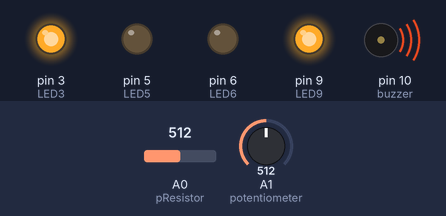
Bench run of a sketch on a simulated Arduino Uno, built with avr-gcc and run on an emulated ATmega328P. Shown: output pins drawn as LEDs (lit = HIGH), buzzer (waves = sounding). The test bench sets the inputs (shaded band); at power-on: A0 (pResistor) = 512, A1 (potentiometer) = 512.

Above: at 1.2 s.
1.3 s: A0 (pResistor) set to 608
2.8 s: A0 (pResistor) set to 633
At 3.8 s:
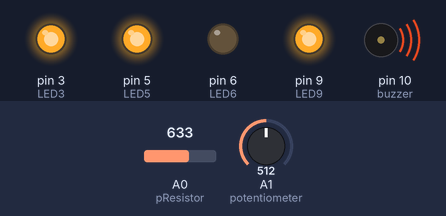
4.3 s: A0 (pResistor) set to 808
5.8 s: A0 (pResistor) set to 837
At 6.1 s:
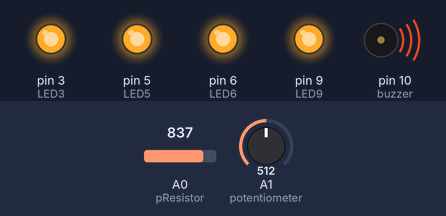
7.3 s: A0 (pResistor) set to 195
At 8.4 s:
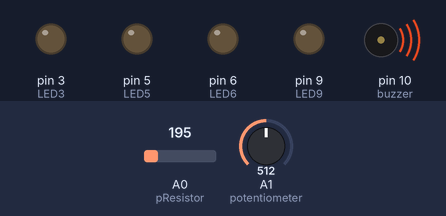
8.8 s: A0 (pResistor) set to 219
At 9.6 s:
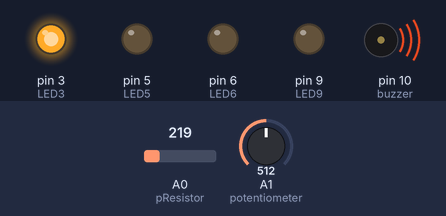
Timing chart, 0 to 11.3 s (numbered marks = the images above; inputs shaded):
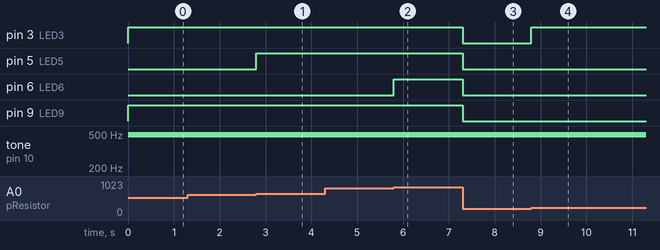

Measured:
- the behaviour switches between 615 and 616 on A0 (pResistor) (found by bisection; images 0 and 1)
- the behaviour switches between 820 and 821 on A0 (pResistor) (found by bisection; images 1 and 2)
- the behaviour switches between 205 and 206 on A0 (pResistor) (found by bisection; images 3 and 4)
- after the input at 1.3 s, every drawn part: stays the same
- after the input at 2.8 s, pin 5 (LED5): LOW → HIGH at once
- after the input at 4.3 s, every drawn part: stays the same
- after the input at 5.8 s, pin 6 (LED6): LOW → HIGH at once
- after the input at 7.3 s, pin 3 (LED3), pin 5 (LED5), pin 6 (LED6), pin 9 (LED9): HIGH → LOW at once
- after the input at 8.8 s, pin 3 (LED3): LOW → HIGH at once

The sketch:

CS362_kburks2_Lab5.ino
```cpp
const int pResistor = A0, potentiometer = A1; // Photoresistor at analog pin A0 -- Potentiometer at analog pin A1
int value = 0;         // Stores value from photoresistor (0-1023)

int LED3 = 3, LED9 = 9, LED5 = 5, LED6 =  6;

int buzzer = 10;

int potentiometerValue = 0;

void setup() {
  Serial.begin(9600);
  pinMode(pResistor, INPUT);
  pinMode(buzzer, OUTPUT);
  pinMode(LED3, OUTPUT);
  pinMode(LED9, OUTPUT);
  pinMode(LED5, OUTPUT);
  pinMode(LED6, OUTPUT);
}

void loop() {
  value = analogRead(pResistor);
  potentiometerValue = analogRead(potentiometer);
  analogWrite(buzzer, potentiometerValue/4);
  displayBrightness(value);
}

void displayBrightness(int value) {
  if (value <= 205) {
    digitalWrite(LED3, LOW);
    digitalWrite(LED9, LOW);
    digitalWrite(LED5, LOW);
    digitalWrite(LED6, LOW);
  }

  else if (value <= 410) {
    digitalWrite(LED3, HIGH);
  }

  else if (value <= 615) {
    digitalWrite(LED3, HIGH);
    digitalWrite(LED9, HIGH);
    digitalWrite(LED5, LOW);
    digitalWrite(LED6, LOW);
  }

  else if (value <= 820) {
    digitalWrite(LED3, HIGH);
    digitalWrite(LED9, HIGH);
    digitalWrite(LED5, HIGH);
    digitalWrite(LED6, LOW);
  }

  else if (value <= 1023) {
    digitalWrite(LED3, HIGH);
    digitalWrite(LED9, HIGH);
    digitalWrite(LED5, HIGH);
    digitalWrite(LED6, HIGH);
  }
}
```
